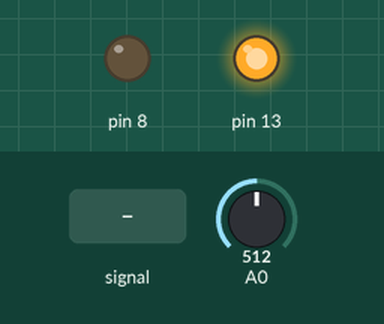
Simulated run of this sketch. Board: Arduino Uno, built with avr-gcc and run on an emulated ATmega328P. Parts: output pins drawn as LEDs (lit = HIGH). The test bench sets the inputs (shaded band); at power-on: A0 = 512. What the sketch prints to the serial monitor is not drawn.

Above: at 0.8 s.
0.9 s: A0 fed a 200 Hz sine of ±255 counts around its level
At 1.3 s:
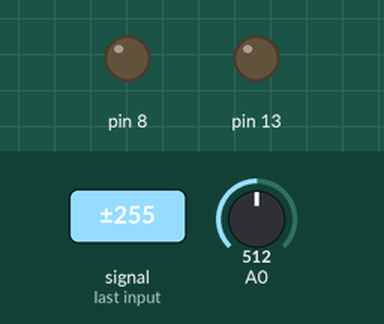
2.4 s: A0 set to 0
At 3.0 s:
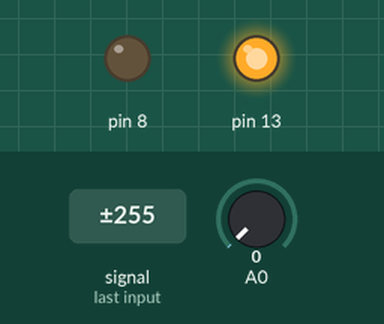
3.9 s: A0 set to 658
At 4.9 s:
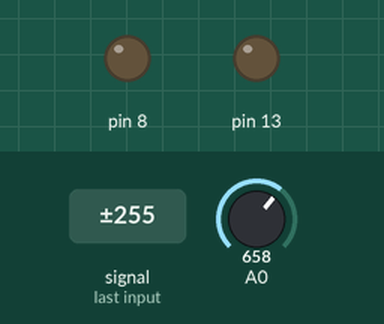
Timing chart, 0 to 6.9 s (numbered marks = the images above; inputs shaded):
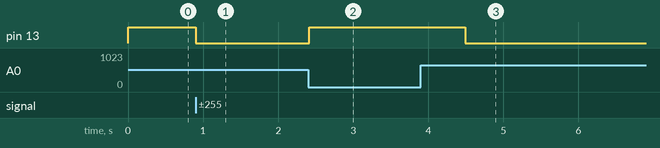

Measured:
- after the input at 0.9 s, pin 13: HIGH → LOW at once
- after the input at 2.4 s, pin 13: LOW → HIGH at once
- after the input at 3.9 s, pin 13: HIGH → LOW after 0.59 s

The sketch:

capacitance_embedded.ino
```cpp
//Author Name:NITHIN EISWAR.V
//Domain:EMBEDDED AND ELECTRONICS
//Functions:usart_init(),usart_write(),ADC_START()
//Variables:k

#include<avr/io.h>
#include<avr/interrupt.h>

//Function Name:usart_init
//Description:configure USART at 9600bps, Asynchronous Mode, Normal Speed, No parity, 1 Stop bit and 8 bit of data.
//Example Call:usart_init();
void usart_init()
{
  UCSR0A = 0X00;
  UCSR0B = (1 << RXEN0) | (1 << TXEN0);
  UCSR0C = (1 << UCSZ01) | (1 << UCSZ00);
  UBRR0 = 103;
}
//Function Name:usart_write
//Description:print character
//Example Call:usart_write('a');
void usart_write(int data)
{
  while ( !(UCSR0A & (1 << UDRE0))) { }
  UDR0 = data;
}
//Function Name:send_string
//Description:print string
//Example Call:send_string("moon");
void send_string(char s[])
{
  int i = 0;

  while (s[i] != 0x00)
  {
    usart_write(s[i]);
    i++;
  }
}
//Function Name:ADC_start
//Description:Starting ADC,using channel 0 with Vref=Vcc with prescaling of 128
//Example Call:ADC_start()
void ADC_START()
{ ADCSRA = (1 << ADEN) | (1 << ADATE); //turning on the adc and enabling auto triggering mode
  ADCSRA |= (1 << ADPS0) | (1 << ADPS1) | (1 << ADPS2); //enable prescaler of 128
  ADMUX |= (1 << REFS0); //Vref=Vcc with adc channel 0
  ADCSRA |= (1 << ADSC); //starting ADC
}
//Function Name:getDecimal
//Description:function to extract decimal part of float
//Example call:getDecimal(12.5);
long getDecimal(float val)
{
  int intPart = int(val);
  long decPart = 1000 * (val - intPart); //I am multiplying by 1000 assuming that the foat values will have a maximum of 3 decimal places.
  //Change to match the number of decimal places you need
  if (decPart > 0)return (decPart);       //return the decimal part of float number if it is available
  else if (decPart < 0)return ((-1) * decPart); //if negative, multiply by -1
  else if (decPart = 0)return (00);       //return 0 if decimal part of float number is not available
}
double k = 0.0;//to track number of times timer 0 overflow occurs

//predefined function which is called when timer 0 overflows
ISR(TIMER0_OVF_vect) {
    ++k;
}
//Function Name:Timer_enable
//Description:to start the timer,no prescaling,and enabling overflow interrupt
//Example call:Timer_enable();
void Timer_enable()
{ TCCR0A = 0x00;
   TCCR0B= (1<<CS00);//No prescaling
   TIMSK0 = (1<<TOIE0);//Enabling overflow interrupt
}
int main()
{int x=0;

float resistorValue = 10000.0; //Remember, we've used a 10K resistor to charge the capacitor
double time1=0.0;//Time constant of the capacitor
float microFarads;
float Farads;
float nanoFarads;
int n=0;
DDRB=0b00100000;//Pin D13 is made as output pin
PORTB=0x00;
Serial.begin(9600);//beginning the serial communication with a fixed baudrate=9600
ADC_START();
usart_init();
while(1)
  {k=0.0;
   PORTB=1<<5;//Making D13 pin high(5V)
   sei();//Enabling interrupt
   Timer_enable();
   TCNT0=0;//Starting the count

      while(x < 648)
      {
        while(ADCSRA&(1<<ADIF)==0);//condition to check whether ADC conversion is complete
        x=ADC;
      }
    time1=(k/62500)+(TCNT0/16000000);
    Farads = ((float)time1 / resistorValue) ;
    microFarads=Farads*1000000;
    n++;
    if (n < 2)
    { send_string("");
    }

    else {
    send_string("CAPACITANCE=");
    if (microFarads > 1)
    {
      String stringVal = "";
      stringVal += String(int(microFarads)) + "." + String(getDecimal(microFarads)); //combining both whole and decimal part in string with a fullstop between them
      char charVal[100];                      //initialise character array to store the values
      for (uint8_t i = 0; i < sizeof(charVal); i++) //passing the value of the string to the character array
      {
        charVal[i] = stringVal[i];
      }
      for (uint8_t i = 0; i < sizeof(charVal); i++) //display character array
      {
        usart_write(charVal[i]);
      }
       send_string("uF");
       _delay_ms(100);
     }
    else
    {
       nanoFarads = microFarads * 1000.0;
       String stringVal = "";
      stringVal += String(int(nanoFarads)) + "." + String(getDecimal(nanoFarads)); //combining both whole and decimal part in string with a fullstop between them
      char charVal[100];                      //initialise character array to store the values
      for (uint8_t i = 0; i < sizeof(charVal); i++) //passing the value of the string to the character array
      {
        charVal[i] = stringVal[i];
      }
      for (uint8_t i = 0; i < sizeof(charVal); i++) //display character array
      {
        usart_write(charVal[i]);
      }
       send_string("nF");
       _delay_ms(100);
     }
    }
  PORTB=0x00;
  DDRB=0b00100001;//Making D8 output pin along with D13
  PORTB=0x00;
  while(x >0)
      {
        while(ADCSRA&(1<<ADIF)==0);//condition to check whether ADC conversion is complete
        x=ADC;
      }
  DDRB=0b00100000;//D13 is the only output pin and D8 has changed to input pin
  usart_write('\n');
  send_string("DISCHARGING.....");
  usart_write('\n');
  }
  return 0;
}
```
